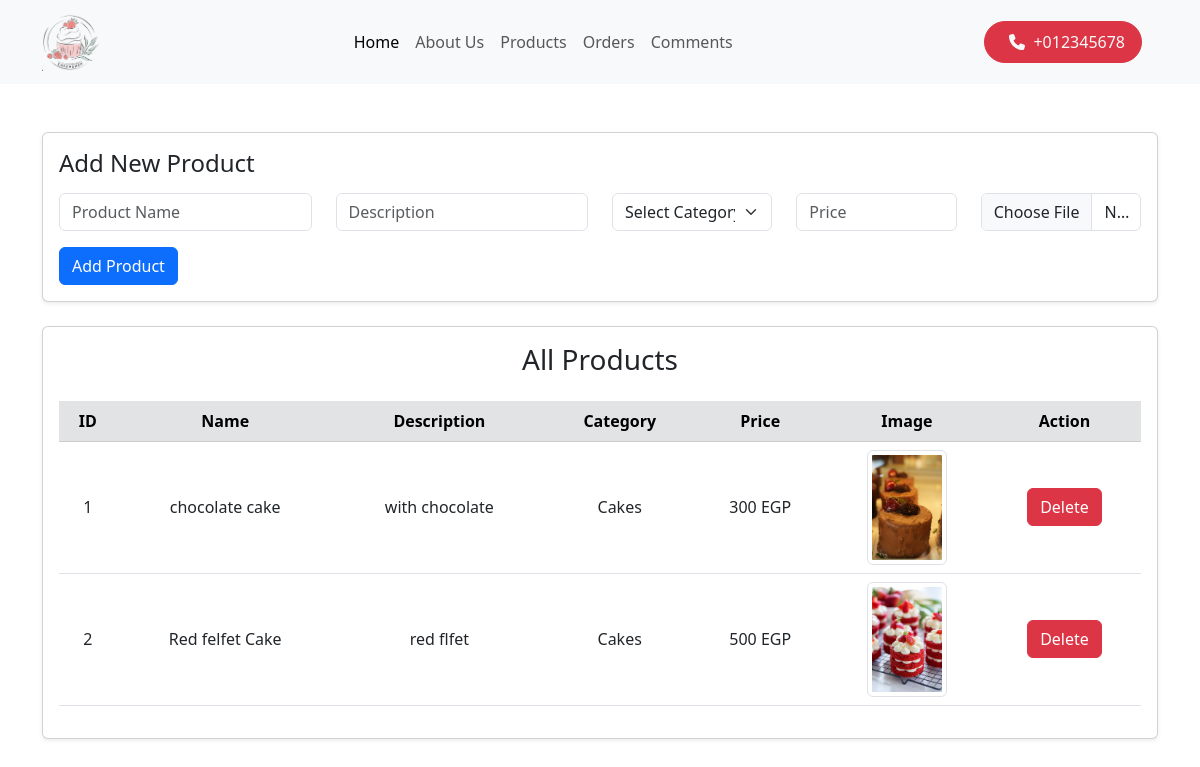
The page /admin/addproduct.php?category_id=1 on the database its author committed.
### tables this page shows
CREATE TABLE `products` (
  `id` int(255) NOT NULL,
  `name` varchar(255) NOT NULL,
  `description` text NOT NULL,
  `price` double NOT NULL,
  `image` varchar(100) NOT NULL,
  `category` varchar(255) NOT NULL
);

CREATE TABLE `categories` (
  `id` int(11) NOT NULL,
  `name` varchar(255) NOT NULL
);

### admin/addproduct.php (the view, shortened to what this page needs)
<?php
include "../config/database.php";
include "../includs/sidedar.php";
$stmt = $pdo->query("SELECT * FROM categories");
if (isset($_GET['category_id'])) {
    $category_id = $_GET['category_id'];
    $stmt = $pdo->prepare("
        SELECT products.*, categories.name AS category_name
        FROM products
        JOIN categories ON products.category = categories.id
        WHERE products.category = ?
    ");
    $stmt->execute([$category_id]);
} else {
    $stmt = $pdo->query("
        SELECT products.*, categories.name AS category_name
        FROM products
        JOIN categories ON products.category = categories.id
    ");
}
$products = $stmt->fetchAll();
?>
<div class="container mt-5">
    <div class="card mb-4 p-3 shadow-sm">
        <h4 class="mb-3">Add New Product</h4>
        <form method="POST" enctype="multipart/form-data">
            <div class="row">
                <div class="col-md-3 mb-3">
                    <input type="text" name="name" class="form-control" placeholder="Product Name" required>
                </div>
                <div class="col-md-3 mb-3">
                    <input type="text" name="description" class="form-control" placeholder="Description" required>
                </div>
                <div class="col-md-2 mb-3">
                    <select name="category" class="form-select" required>
                        <option value="" disabled selected>Select Category</option>
                    </select>
                </div>
                <div class="col-md-2 mb-3">
                    <input type="number" name="price" class="form-control" placeholder="Price" required>
                </div>
                <div class="col-md-2 mb-3">
                    <input type="file" name="image" class="form-control">
                </div>
            </div>
            <button type="submit" class="btn btn-primary">Add Product</button>
        </form>
    </div>
    <div class="card shadow-sm p-3">
        <h3 class="mb-4 text-center">All Products</h3>
        <table class="table table-hover text-center align-middle">
            <thead class="table-secondary">
                <tr>
                    <th>ID</th>
                    <th>Name</th>
                    <th>Description</th>
                    <th>Category</th>
                    <th>Price</th>
                    <th>Image</th>
                    <th>Action</th>
                </tr>
            </thead>
            <tbody>
                <?php if($products) {
                    foreach($products as $i => $product) { ?>
                        <tr>
                            <td><?= $i + 1 ?></td>
                            <td><?= $product['name'] ?></td>
                            <td><?= $product['description'] ?></td>
                            <td><?= $product['category_name'] ?></td>
                            <td><?= $product['price'] ?> EGP</td>
                            <td>
                                <?php if($product['image']) { ?>
                                    <img src="../asset/<?= $product['image'] ?>" width="80" class="img-thumbnail">
                                <?php } ?>
                            </td>
                            <td>
                                <a href="includs/delete.php?id=<?= $product['id'] ?>" class="btn btn-danger">Delete</a>
                            </td>
                        </tr>
                <?php } } ?>
            </tbody>
        </table>
    </div>
</div>
</body>
</html>

### rows shown on the page
products: name "chocolate cake", description "with chocolate", categories.name "Cakes", price "300", image (picture)
products: name "Red felfet Cake", description "red flfet", categories.name "Cakes", price "500", image (picture)
